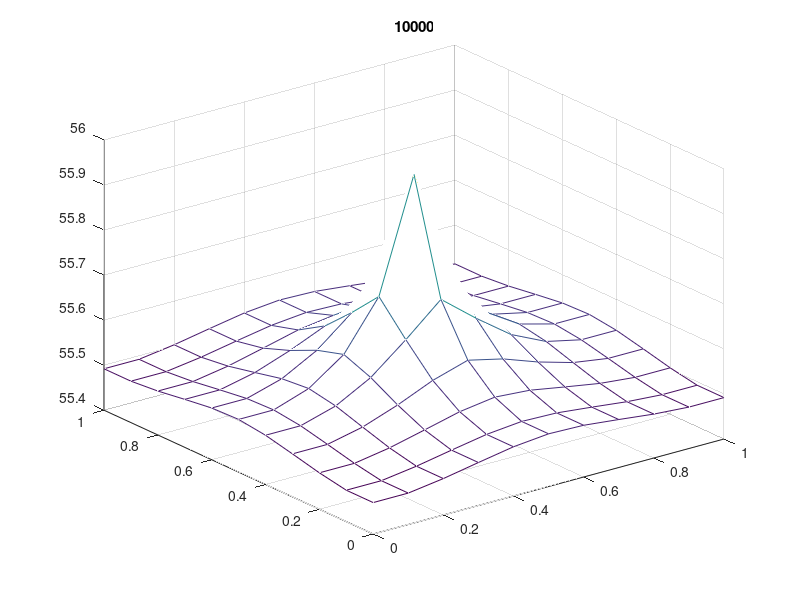
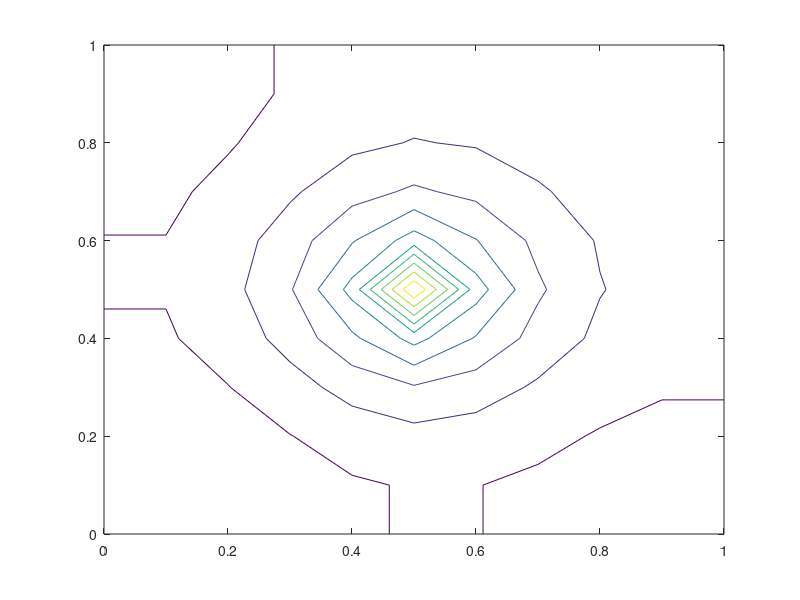
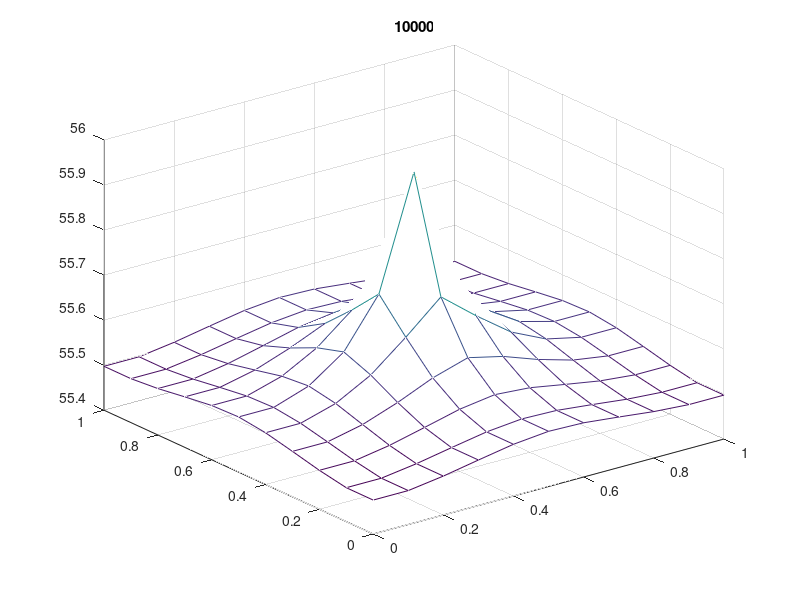

Write the MATLAB code that produced these figures, in order.
% clear
format compact

% Extent of the System
h=0.1;
x=0:h:1;
y=0:h:1;
m=length(x);
% omega=2/(1+sin(pi/m));
omega=1;
epsilon_0=1;
critVal=1.1;

% Initial Conditions 
phi=zeros(m);

rho=zeros(m);
% for i=1:m
%     for j=1:m
%         critPoint=16*((x(i)-0.5)^2+(y(j)-0.5)^2);
%         if critPoint<critVal && critPoint>1/critVal
%             rho(i,j)=1/h^2;
%         end
%     end
% end
% rho(round(m/2):end,round(m/2)-1:round(m/2)+1)=0;

rho(round(m/2),round(m/2))=1/h^2;

% phi=rand(m);
% for i=1:length(x)
%     for j=1:length(j)
%         phi(i,j)=4/(pi*sinh(pi)) * sin(pi*x(i)) * sinh(pi*y(j));
%     end
% end
% phi(1,:)=0;
% phi(:,1)=0;
% phi(:,end)=0;

% Boundary Conditions: phi=0 everywhere except for y=1
% phi(m,:)=1;

% Main loop
for n=1:1e4
  if rem(n,50)==0
    mesh(x,y,phi)
    title(n)
    drawnow
  end

  % Compute average of surrounding mesh points
  next=phi;
  for i=2:m-1
    for j=2:m-1
      phi(i,j)=(1-omega)*phi(i,j)+omega*0.25*(phi(i-1,j)+phi(i,j-1)+ ...
                      phi(i+1,j)+phi(i,j+1)+ ...
                      h^2*rho(i,j)/epsilon_0);
    end
  end
  
  phi(2:(m-1),1)=phi(2:(m-1),2);
  phi(2:(m-1),m)=phi(2:(m-1),m-1);
  phi(1,2:(m-1))=phi(2,2:(m-1));
  phi(m,2:(m-1))=phi(m-1,2:(m-1));
  phi(1,1)=phi(1,2);
  phi(m,1)=phi(m,2);
  phi(1,m)=phi(2,m);
  phi(m,m)=phi(m-1,m);

  % Evaluate convergence criteria
  diff=abs(next-phi);
  if max(max(diff))<1e-6
    break
  end
    
  % Update to the new value of phi
%   phi=next;
end
figure(4)
mesh(x,y,phi)
title(n)

figure(2)
contour(x,y,phi)
% iterNum(end+1)=n;
% N(end+1)=m;
